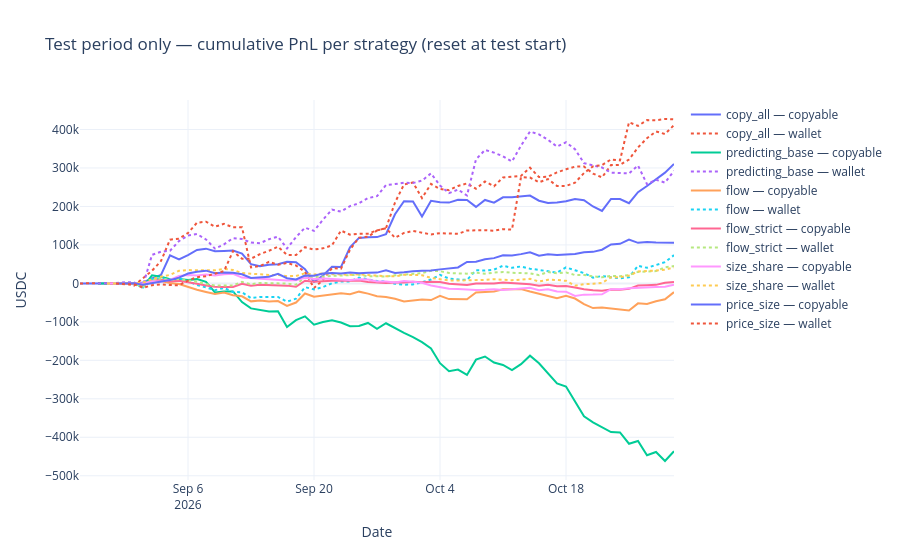

Notebook code cell kept with this figure:
### Code cell
fig = go.Figure()
for _name, (_wallets, _mask) in strategies.items():
    _sub = _strategy_fills(_wallets, _mask)
    _sub = _sub[~_sub["is_train"]]
    if _sub.empty:
        continue
    daily = _sub.groupby(_sub["dt"].dt.floor("D"))["copyable_pnl"].sum().sort_index()
    fig.add_trace(
        go.Scatter(
            x=daily.index,
            y=daily.cumsum().values,
            mode="lines",
            name=f"{_name} — copyable",
        )
    )
    daily_wallet = _sub.groupby(_sub["dt"].dt.floor("D"))["pnl"].sum().sort_index()
    fig.add_trace(
        go.Scatter(
            x=daily_wallet.index,
            y=daily_wallet.cumsum().values,
            mode="lines",
            name=f"{_name} — wallet",
            line=dict(dash="dot"),
        )
    )
fig.update_layout(
    title="Test period only — cumulative PnL per strategy (reset at test start)",
    xaxis_title="Date",
    yaxis_title="USDC",
    template="plotly_white",
)
fig.show()
